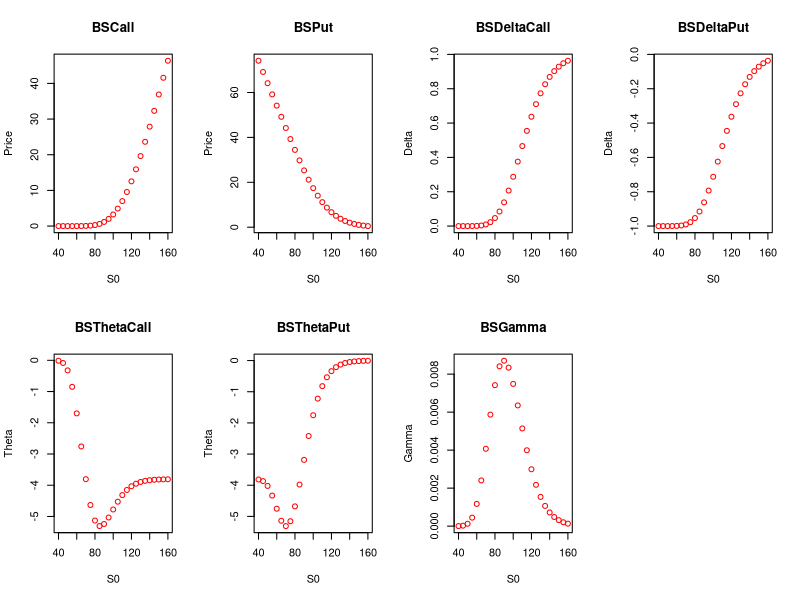

Source code (R):
## ---- chunk 1
BSCall <- function(S0=100, K=120, T=1, rf= 0.05, sigma=0.2){
  d1<- (log(S0/K)+(rf + sigma^2/2)*T)/(sqrt(T)*sigma)
  d2<- (log(S0/K)+(rf - sigma^2/2)*T)/(sqrt(T)*sigma)
  return (S0*pnorm(d1) - K * exp(-rf*T)*pnorm(d2))
}

BSPut <- function(S0=100, K=120, T=1, rf= 0.05, sigma=0.2){
  d1<- (log(S0/K)+(rf + sigma^2/2)*T)/(sqrt(T)*sigma)
  d2<- (log(S0/K)+(rf - sigma^2/2)*T)/(sqrt(T)*sigma)
  return (-S0*pnorm(-d1) + K * exp(-rf*T)*pnorm(-d2))
}

BSDeltaCall <- function(S0=100, K=120, T=1, rf= 0.05, sigma=0.2){
  d1<- (log(S0/K)+(rf + sigma^2/2)*T)/(sqrt(T)*sigma)
  return (pnorm(d1))
}

BSDeltaPut <- function(S0=100, K=120, T=1, rf= 0.05, sigma=0.2){
  d1<- (log(S0/K)+(rf + sigma^2/2)*T)/(sqrt(T)*sigma)
  return (-pnorm(-d1))
}

BSThetaCall <- function(S0=100, K=80, T=1, rf= 0.05, sigma=0.2){
  d1<- (log(S0/K)+(rf + sigma^2/2)*T)/(sqrt(T)*sigma)
  d2<- (log(S0/K)+(rf - sigma^2/2)*T)/(sqrt(T)*sigma)
  return (-S0*sigma*exp(-d1^2/2)/2/sqrt(T)/sqrt(2*pi)-rf*K*exp(-rf*T)*pnorm(d2))
}

BSThetaPut <- function(S0=100, K=80, T=1, rf= 0.05, sigma=0.2){
  d1<- (log(S0/K)+(rf + sigma^2/2)*T)/(sqrt(T)*sigma)
  d2<- (log(S0/K)+(rf - sigma^2/2)*T)/(sqrt(T)*sigma)
  return (-S0*sigma*exp(-d1^2/2)/2/sqrt(T)/sqrt(2*pi)-rf*K*exp(-rf*T)*pnorm(-d2))
}

BSGamma <- function(S0=100, K=100, T=1, rf= 0.05, sigma=0.2){
  d1<- (log(S0/K)+(rf + sigma^2/2)*T)/(sqrt(T)*sigma)
  return (1/S0/sigma/sqrt(T)*exp(-d1^2/2)/2/pi)
}


K= c(BSCall,BSPut,BSDeltaCall,BSDeltaPut,BSThetaCall,BSThetaPut,BSGamma)
K2= c('BSCall','BSPut','BSDeltaCall','BSDeltaPut','BSThetaCall','BSThetaPut','BSGamma')
YAXE=c('Price','Price','Delta','Delta','Theta','Theta','Gamma')
incr=1
par(mfrow=c(2,4))
for (i in K){
  dep<-seq(40,160,5)
  bin<-lapply(dep,function(x)i(S0=x))
  plot(dep,bin,col='red',xlab='S0',ylab=YAXE[incr],
       main= K2[incr] )
  incr =incr+1
}

BSDeltaPut(S0=100)*1000

